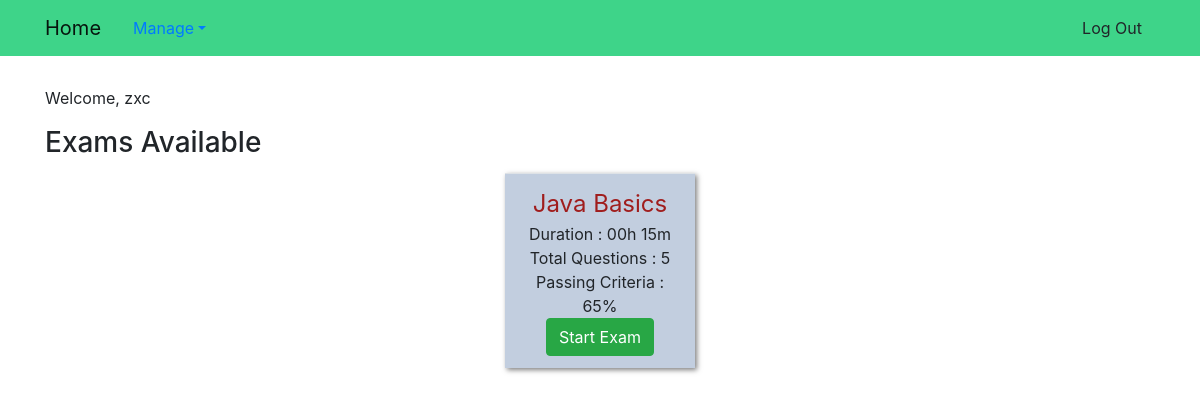
Screenshot of / (signed in) with the database file from the repository.
### exam_app/models.py (models this page shows, shortened)
class Exam(models.Model):
    name = models.TextField()
    question_count = models.PositiveSmallIntegerField()
    questions = models.ManyToManyField(Question)
    time = models.TimeField()
    passing_percentage = models.PositiveSmallIntegerField(
        validators=[MaxValueValidator(100), MinValueValidator(1)])

### exam_app/views.py (the view)
# urls.py: url(r'^$', views.HomeView.as_view(), name='home'),
class HomeView(TemplateView):
    template_name = 'exam_app/home.html'
    def get_context_data(self, **kwargs):
        if self.request.user.is_authenticated:
            if not self.request.user.is_superuser:
                kwargs['exam_list'] = models.Exam.objects.all().order_by('pk')
        return super(HomeView, self).get_context_data(**kwargs)

### exam_app/templates/exam_app/home.html
{% extends "base.html" %}
{% block body_block %}
{% if user.is_authenticated %}
{% if user.is_superuser %}
<p>Welcome, {{user}}. You are an admin</p>
{% include "exam_app/_admin_home.html" %}
{% else %}
<p>Welcome, {{user}}</p>
{% include "exam_app/_user_home.html" %}
{% endif %}
{% else %}
<p>This is a simple Exam Tool. An adminstrator can create a question bank and setup exam. A user can select an exam and
    solve it. Login to Continue...</p>
{% endif %}
{% endblock %}

### exam_app/templates/exam_app/_user_home.html (shortened to what this page needs)
<h3>Exams Available</h3>
<table class="table">
    <tr class="row justify-content-md-center">
        {% for exam in exam_list %}
        <td class="col-lg-2 col-md-3 card-block exam-card">
            <span class="exam-title">{{ exam.name }}</span>
            <br>
            <span>Duration : {{ exam.time|time:"H\h i\m" }}</span>
            <br>
            <span>Total Questions : {{ exam.question_count }}</span>
            <br>
            <span>Passing Criteria : {{ exam.passing_percentage }}%</span>
            <br>
            <input type="button" class="btn btn-success" value="Start Exam" data-toggle="modal"
                data-target="#confirmModal" data-exam-name="{{exam.name}}" data-exam-id="{{exam.pk}}">
        </td>
        {% endfor %}
    </tr>
</table>

### exam_app/static/exam_app/css/master.css (style rules this page uses)
.exam-card { margin : 5px; padding: 20px 20px 20px; text-align: center; vertical-align: middle; background-color: #b1c0d6c7; box-shadow: 2px 2px 5px rgba(0, 0, 0, .5); -webkit-box-shadow: 2px 2px 5px rgba(0, 0, 0, .5); -moz-box-shadow: 2px 2px 5px rgba(0, 0, 0, .5); }
.exam-title { color: rgb(160, 29, 29); font-size: x-large; }

### rows the page displays
Exam: name "Java Basics", time "00h 15m", question_count "5", passing_percentage "65"

### other values shown
{{ user }} "zxc"
